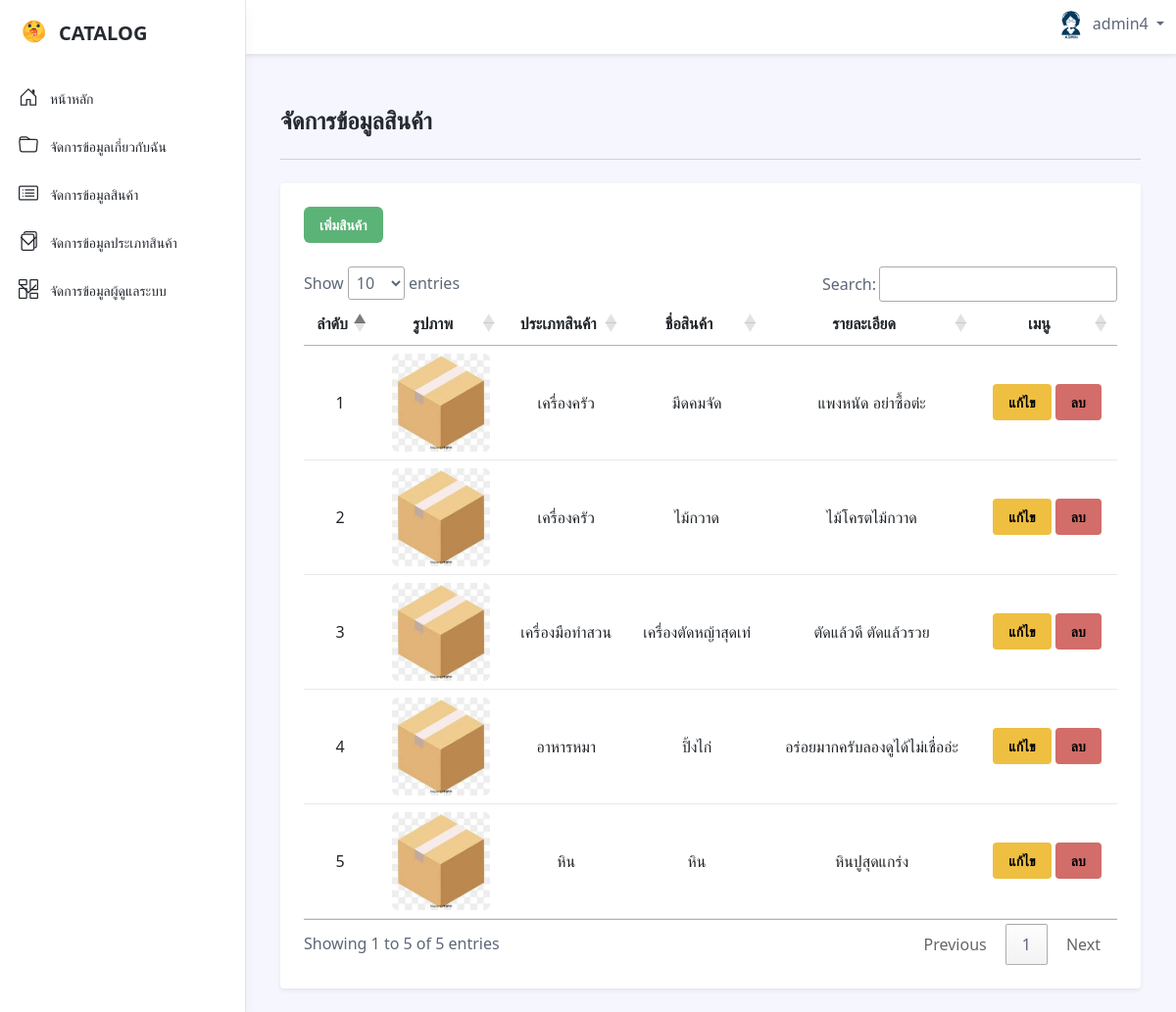
The app's page /admin/index.php?page=product (signed in) with its own data.
### tables this page shows
CREATE TABLE `tb_product` (
  `id` int(11) NOT NULL,
  `type_product_id` int(11) NOT NULL,
  `image` varchar(200) NOT NULL,
  `title` varchar(200) NOT NULL,
  `detail` text NOT NULL,
  `status` int(11) NOT NULL,
  `created_datetime` timestamp NOT NULL DEFAULT current_timestamp()
);

CREATE TABLE `tb_type_product` (
  `id` int(11) NOT NULL,
  `title` varchar(200) NOT NULL,
  `created_datetime` timestamp NOT NULL DEFAULT current_timestamp()
);

### admin/product/index.php (the view, shortened to what this page needs)
<?php
	$sql = "SELECT *,p.id,p.title,tp.title AS title_type_product from tb_product p
			LEFT JOIN tb_type_product tp  ON p.type_product_id = tp.id";
	$query = mysqli_query($connection,$sql);
?>
<h1 class="app-page-title"><br>จัดการข้อมูลสินค้า</br></h1>
				<hr class="mb-4">
                <div class="row g-4 settings-section">
	                <div class="col-12 col-md-12">
		                <div class="app-card app-card-settings shadow-sm p-4">
						 <div class="app-card-body">
							<a href="?page=<?=$_GET['page']?>&function=add" class="btn btn-success text-white "> เพิ่มสินค้า</a><br></br>
							<table class="table" id ="Tableall">
							<thead >
								<tr>
									<th scope="col" style="text-align: center;">ลำดับ</th>
									<th scope="col" style="text-align: center;">รูปภาพ</th>
									<th scope="col" style="text-align: center;">ประเภทสินค้า</th>
									<th scope="col" style="text-align: center;">ชื่อสินค้า</th>
									<th scope="col" style="text-align: center;">รายละเอียด</th>
									<th scope="col" style="text-align: center;">เมนู</th>
								</tr>
							</thead>
									<tbody class="text-center">
										<?php
										$i = 1;
										foreach ($query as $data):
										?>
											<tr>
												<td class="align-middle"><?=$i++?></td>
												<td class="align-middle"><img src="upload/product/<?= isset($data['image']) ? $data['image'] : '' ?>" class = "rounded" width="100" height="100"></td>
												<td class="align-middle"><?=($data['title_type_product']) ?></td>
												<td class="align-middle"><?=($data['title']) ?></td>
												<td class="align-middle"><?=($data['detail']) ?></td>
												<td class="align-middle">
												<a href="?page=<?=$_GET['page'] ?>&function=update&id=<?=$data['id'] ?>" class="btn btn-sm btn-warning">แก้ไข</a>
												<a href="?page=<?=$_GET['page'] ?>&function=delete&id=<?=$data['id'] ?>" onclick=" return confirm( 'คุณต้องการลบ <?=$data['title']?> หรือไม่'  )" class= "btn btn-sm btn-danger"> ลบ</a>
												</td>
											</tr>
										<?php endforeach; ?>
						 </div>
				 	  </div>
	                </div>
                </div>

### admin/index.php (shortened to what this page needs)
<!DOCTYPE html>
<html lang="en">
	<?php include('include/head.php')?>
	<?php if(isset($_SESSION['user_login']) && !empty($_SESSION['user_login'])):?>
	<body class ="app">
		<?php include('include/header.php')?>
    <div class="app-wrapper">
	    <div class="app-content pt-3 p-md-3 p-lg-4">
		    <div class="container-xl">
				<?php
					if (!isset($_GET['page']) && empty($_GET['page'])) {
						include('dashboard/index.php');
					} elseif (isset($_GET['page']) && $_GET['page']  == 'about') {
						include('about/index.php');
					}elseif (isset($_GET['page']) && $_GET['page']  == 'product') {
						if(isset($_GET['function']) && $_GET['function'] == 'add'){
							include('product/insert.php');
						}elseif(isset($_GET['function']) && $_GET['function'] == 'update'){
								include('product/Edit.php');
						}elseif(isset($_GET['function']) && $_GET['function'] == 'delete'){
								include('product/delete.php');
						}else{
						include('product/index.php');
					}
					}elseif(isset($_GET['page']) && $_GET['page'] == 'logout'){
						include('logout/index.php');
					}
					elseif(isset($_GET['page']) && $_GET['page'] == 'changnewpass'){
					include('changnewpass/index.php');
					}
				?>
		    </div>
	    </div>
    </div>
	</body>
	<?php else :?>
			<?php include('login/index.php')?>
	<?php endif ;?>
	<?php include('include/footer.php')?>
</html>
<?php include('include/footer.php')?>

### admin/include/head.php (shortened to what this page needs)
<head>
    <link id="theme-style" rel="stylesheet" href="assets/assets/css/portal.css">
    <link rel="stylesheet" href="assets/assets/css/style.css">
    <link rel="stylesheet" href="//cdn.datatables.net/1.13.6/css/jquery.dataTables.min.css">
</head>

### admin/include/header.php (shortened to what this page needs)
<header class="app-header fixed-top">
        <div class="app-header-inner">
	        <div class="container-fluid py-2">
		        <div class="app-header-content">
		            <div class="row justify-content-between align-items-center">
		            <div class="app-search-box col">
		            <div class="app-utilities col-auto">
			            <div class="app-utility-item app-user-dropdown dropdown"  style="float: right;">
				            <a class="dropdown-toggle " id="user-dropdown-toggle" data-bs-toggle="dropdown" href="#" role="button" aria-expanded="false">
								<img src="upload/admin/<?=$_SESSION['image_login']?>  "class="rounded-circle mr-1" alt="user profile"> <?=$_SESSION['user_login']?>
							</a>
			            </div>
		            </div>
		        </div>
	            </div>
	        </div>
        </div>
        <div id="app-sidepanel" class="app-sidepanel">
	        <div class="sidepanel-inner d-flex flex-column">
		        <div class="app-branding">
		            <a class="app-logo" href="../admin/"><img class="logo-icon me-2" src="assets/assets/images/logo.png" alt="logo"><span class="logo-text">CATALOG</span></a>
		        </div>
			    <nav id="app-nav-main" class="app-nav app-nav-main flex-grow-1">
				    <ul class="app-menu list-unstyled accordion" id="menu-accordion">
					    <li class="nav-item">
					        <a class="nav-link " <?php echo !isset($_GET['page']) && empty($_GET['page']) ? 'active' : '' ?> href="../admin/">
						        <span class="nav-icon">
						         </span>
		                         <span class="nav-link-text">หน้าหลัก</span>
					        </a>
					    </li>
					    <li class="nav-item">
					        <a class="nav-link"<?php echo isset($_GET['page']) && ($_GET['page']) == 'about' ? 'active' : '' ?> href="?page=about">
						        <span class="nav-icon">
						         </span>
		                         <span class="nav-link-text">จัดการข้อมูลเกี่ยวกับฉัน</span>
					        </a>
					    </li>
					    <li class="nav-item">
					        <a class="nav-link"<?php echo isset($_GET['page']) && ($_GET['page']) == 'product' ? 'active' : '' ?> href="?page=product">
						        <span class="nav-icon">
						         </span>
		                         <span class="nav-link-text">จัดการข้อมูลสินค้า</span>
					        </a>
					    </li>
					    <li class="nav-item ">
					        <a class="nav-link"<?php echo isset($_GET['page']) && ($_GET['page']) == 'producttype' ? 'active' : '' ?> href="?page=producttype" >
						        <span class="nav-icon">
						         </span>
		                         <span class="nav-link-text">จัดการข้อมูลประเภทสินค้า</span>
		                         <span class="nav-icon">
		                             <svg width="1em" height="1em" viewBox="0 0 16 16" class="bi bi-chevron-down" fill="currentColor" xmlns="http://www.w3.org/2000/svg">
	  <path fill-rule="evenodd" d="M1.646 4.646a.5.5 0 0 1 .708 0L8 10.293l5.646-5.647a.5.5 0 0 1 .708.708l-6 6a.5.5 0 0 1-.708 0l-6-6a.5.5 0 0 1 0-.708z"/>
	</svg>
	                             </span>
					        </a>
					    </li>
					    <li class="nav-item">
					        <a class="nav-link "<?php echo isset($_GET['page']) && ($_GET['page']) == 'admin' ? 'active' : '' ?> href="?page=admin" >
						        <span class="nav-icon">
						         </span>
		                         <span class="nav-link-text">จัดการข้อมูลผู้ดูแลระบบ</span>
		                         <span class="nav-icon">
		                             <svg width="1em" height="1em" viewBox="0 0 16 16" class="bi bi-chevron-down" fill="currentColor" xmlns="http://www.w3.org/2000/svg">
	  <path fill-rule="evenodd" d="M1.646 4.646a.5.5 0 0 1 .708 0L8 10.293l5.646-5.647a.5.5 0 0 1 .708.708l-6 6a.5.5 0 0 1-.708 0l-6-6a.5.5 0 0 1 0-.708z"/>
	</svg>
	                             </span>
					        </a>
					    </li>
					    </ul>
				    </nav>
			    </div>
	        </div>
	    </div>
    </header>

### admin/include/footer.php (shortened to what this page needs)
<footer class="app-auth-footer">
   <div class="container text-center py-3">
   </div>
</footer>

### records on screen
tb_product: image (picture), type_product.title "เครื่องครัว", title "มีดคมจัด", detail "แพงหนัด อย่าซื้อต่ะ"
tb_product: image (picture), type_product.title "เครื่องครัว", title "ไม้กวาด", detail "ไม้โครตไม้กวาด"
tb_product: image (picture), type_product.title "เครื่องมือทำสวน", title "เครื่องตัดหญ้าสุดเท่", detail "ตัดแล้วดี ตัดแล้วรวย"
tb_product: image (picture), type_product.title "อาหารหมา", title "ปิ้งไก่", detail "อร่อยมากครับลองดูได้ไม่เชื่ออ่ะ"
tb_product: image (picture), type_product.title "หิน", title "หิน", detail "หินปูสุดแกร่ง"

### other values on screen
$_SESSION['user_login'] "admin4"
